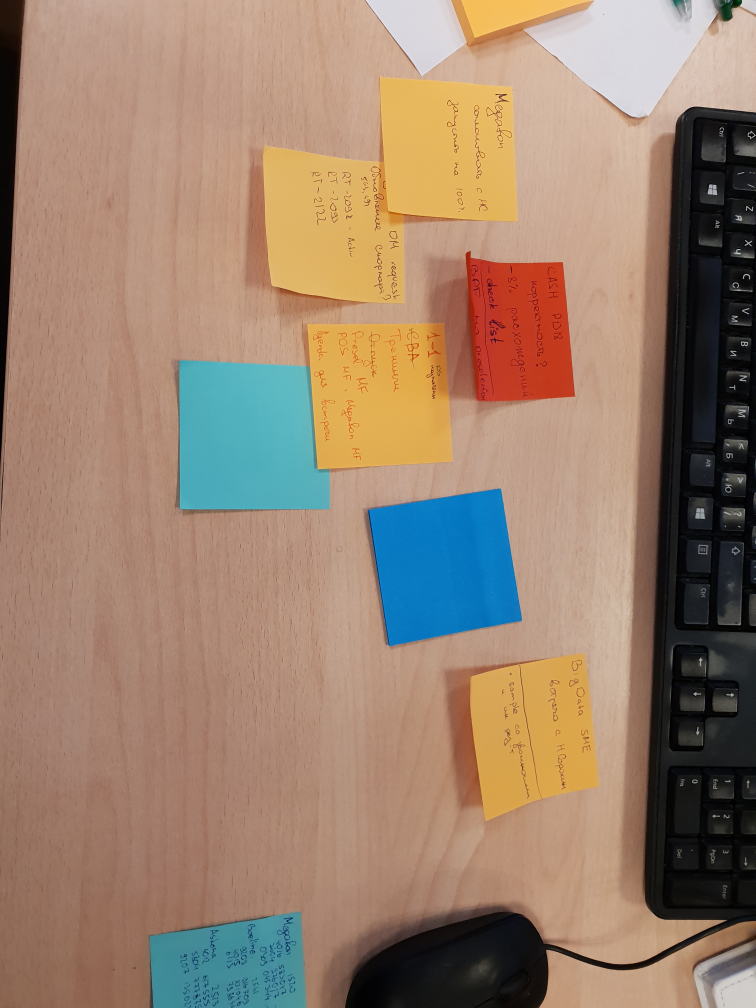
#> input picture test01/sample.jpg, 3024 x 4032 px (shown at 1/4 size)
$ jupyter execute --allow-errors SubTest02.ipynb   (shell and % lines are left out)
#> lines starting #> are read from the running program, lines starting #| are printed output that depends on the picture
[cell 1]
import numpy as np
import matplotlib.pyplot as plt
import cv2
import json
import os, os.path
import pickle

[cell 2]
src = cv2.imread('sample.jpg')
#> src is the input picture: shape (4032, 3024, 3); mean B, G, R 110.1, 130, 154.9
src = cv2.cvtColor(src, cv2.COLOR_BGR2RGB)
src = cv2.resize(src, dsize=(480, 640))
#> src: shape (640, 480, 3)

[cell 3]
plt.imshow(src)
plt.show()

[cell 4]
def calc_sum2x2(mat, stride=1):
#> called with stride = 2
    return mat[1::stride,1::stride]+mat[1::stride,:-1:stride]+mat[:-1:stride,1::stride]+mat[:-1:stride,:-1:stride]
#> call 4 of calc_sum2x2, with stride = 2
#> in calc_sum2x2 (call 4), `return mat[1::stride,1::stride]+mat[1::stride,:-1:stride]+mat[:-1:stri..`:
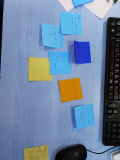
#> returned value: shape (160, 120, 3) float64; mean of channels 0, 1, 2 9.71, 8.15, 6.9; drawn with min black and max white
#> in calc_sum2x2 (call 6), `return mat[1::stride,1::stride]+mat[1::stride,:-1:stride]+mat[:-1:stri..`:
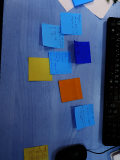
#> returned value: shape (160, 120, 3) float64; mean of channels 0, 1, 2 6.98, 4.79, 3.54; drawn with min black and max white

def calc_dists2x2(mat, stride=1):
#> called with stride = 1
    d12v = mat[:-1:stride, :-1:stride] - mat[:-1:stride, 1::stride]
    d12d = np.sqrt(np.sum(d12v * d12v, axis=(2)))

    d13v = mat[:-1:stride, :-1:stride] - mat[1::stride, :-1:stride]
    d13d = np.sqrt(np.sum(d13v * d13v, axis=(2)))

    d14v = mat[:-1:stride, :-1:stride] - mat[1::stride, 1::stride]
    d14d = np.sqrt(np.sum(d14v * d14v, axis=(2)))

    d23v = mat[:-1:stride, 1::stride] - mat[1::stride, :-1:stride]
    d23d = np.sqrt(np.sum(d13v * d13v, axis=(2)))

    d24v = mat[:-1:stride, 1::stride] - mat[1::stride, 1::stride]
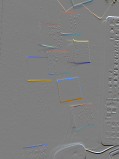
#> d24v: shape (159, 119, 3) float64; mean of channels 0, 1, 2 0.00226, 0.00174, 0.00135; drawn with min black and max white
    d24d = np.sqrt(np.sum(d14v * d14v, axis=(2)))

    d34v = mat[1::stride, :-1:stride] - mat[1::stride, 1::stride]
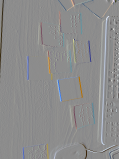
#> d34v: shape (159, 119, 3) float64; mean of channels 0, 1, 2 0.00132, 0.000647, 0.000333; drawn with min black and max white
    d34d = np.sqrt(np.sum(d14v * d14v, axis=(2)))
    return d12d, d13d, d14d, d23d, d24d, d34d

def calc_feature2x2_dp(d12, d13, d14, d23, d24, d34):
    dp1 = np.min([d12, d13, d14], axis=0)
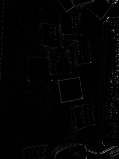
#> dp1: shape (159, 119) float64; min 0, max 0.719, mean 0.0138
    dp2 = np.min([d12, d23, d24], axis=0)
    dp3 = np.min([d23, d13, d34], axis=0)
    dp4 = np.min([d24, d34, d14], axis=0)
    res = [dp1, dp2, dp3, dp4]

    return np.concatenate([x.reshape(*x.shape, 1) for x in res], axis=2)
#> returned value: shape (159, 119, 4) float64

def calc_feature2x2_dn(d12, d13, d14, d23, d24, d34):
    dn1 = np.max([d24, d34], axis=0)
    dn2 = np.max([d13, d34], axis=0)
    dn3 = np.max([d12, d24], axis=0)
    dn4 = np.max([d12, d13], axis=0)
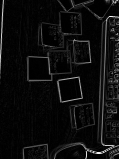
#> dn4: shape (159, 119) float64; min 0.000347, max 1.08, mean 0.0592; drawn with min black and max white
    res = [dn1, dn2, dn3, dn4]

    return np.concatenate([x.reshape(*x.shape, 1) for x in res], axis=2)

def calc_feature2x2(avgs, stds, stride=1):
    d12, d13, d14, d23, d24, d34 = calc_dists2x2(avgs, stride)

    dps = calc_feature2x2_dp(d12, d13, d14, d23, d24, d34)
    dns = calc_feature2x2_dn(d12, d13, d14, d23, d24, d34)
    ds = calc_sum2x2(stds, stride)
#> in calc_sum2x2 (call 7), `return mat[1::stride,1::stride]+mat[1::stride,:-1:stride]+mat[:-1:stri..`:
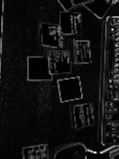
#> returned value: shape (159, 119) float64; min 0.0119, max 1.88, mean 0.144; drawn with min black and max white

    return dps, dns, ds#dp / (dn + ds), dp, dn, ds

[cell 5]
# Calculate 2x2 blocks with sum(x) and sum(x^2)

src_f = src.astype(float)/255.0
src1_1ord = calc_sum2x2(src_f, stride=2)
src1_2ord = calc_sum2x2(np.power(src_f, 2.0), stride=2)
src1_vars = src1_2ord / 4 - np.power(src1_1ord / 4, 2.0)
src1_stds = np.sqrt(np.sum(src1_vars, axis=2))

[cell 6]
# Calculate 4x4 blocks with sum(x) and sum(x^2)

src_f = src.astype(float)/255.0
src2_1ord = calc_sum2x2(calc_sum2x2(src_f, stride=2), stride=2)
src2_2ord = calc_sum2x2(calc_sum2x2(np.power(src_f, 2.0), stride=2), stride=2)
src2_vars = src2_2ord / 16 - np.power(src2_1ord / 16, 2.0)
src2_stds = np.sqrt(np.sum(src2_vars, axis=2))

[cell 7]
res_dp, res_dn, res_std = calc_feature2x2(src2_1ord/16, src2_stds)

res_feat = [res_dp[:,:,i] / (res_dn[:,:,i] + res_std) for i in range(res_dp.shape[2])]
#> res_feat = 4 items

[cell 8]
def filter_by_distance(selected_pos, min_distance):
    tmp = [x for x in selected_pos[1:]]
    res = [selected_pos[0]]
    min_distance2 = min_distance * min_distance
    while len(tmp) > 0:
        tmp = [x for x in tmp if np.min([np.dot(x-y,x-y) for y in res]) >= min_distance2]
        if len(tmp) <= 0:
            break
        res.append(tmp[0])
        tmp = tmp[1:]
    return res

def convert_to_pos_list(feature, min_feature):
#> called with min_feature = -inf
    flat_feature = feature.reshape(-1)
#> flat_feature = 18921 values, max 0.615 at index 14850, min 0 at index 301, mean 0.0703
    lst = list(reversed(np.argsort(flat_feature)))
#> lst = 18921 values, max 18920 at index 5109, min 0 at index 5212, mean 9460
    res = [(x, x // feature.shape[1], x % feature.shape[1], flat_feature[x]) for x in lst]
#> res = 18921 items, first 6: (14850, 124, 94, 0.615), (13444, 112, 116, 0.598), (9989, 83, 112, 0.595), (13439, 112, 111, 0.517), (11657, 97, 114, 0.517), (13563, 113, 116, 0.511)
    return [np.array([x[1], x[2]], dtype=np.int64) for x in res if x[3] >= min_feature]

def select_top_k_distinct(feature, top_k=100, min_feature=-np.inf, min_distance=5):
    flat_pos = convert_to_pos_list(feature, min_feature)
#> flat_pos = 18921 pairs, first value 0 to 158, second value 0 to 118
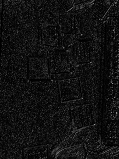
#> feature: shape (159, 119) float64; min 0, max 0.615, mean 0.0703
    offset = 0
    res = filter_by_distance(flat_pos[offset:(offset+top_k)], min_distance)
#> in filter_by_distance, `tmp = [x for x in selected_pos[1:]]`: tmp = [[112, 116], [83, 112], [112, 111], [97, 114], [113, 116], [98, 82], [137, 110], [62, 90], [30, 113], [34, 81], [3, 93], [152, 58], [8, 71], [47, 63], [3, 115], [151, 59], [153, 57], [137, 115], [19, 99]]
#> in filter_by_distance, `res = [selected_pos[0]]`: res = [[124, 94]]
#> the loop in filter_by_distance, `while len(tmp) > 0:` made 16 passes
#> tmp on passes 12 to 16: [[47, 63], [3, 115], [137, 115], [19, 99]], [[3, 115], [137, 115], [19, 99]], [[137, 115], [19, 99]], [[19, 99]], [[19, 99]]
#> after the loop in filter_by_distance, `while len(tmp) > 0:`: res = [[124, 94], [112, 116], [83, 112], [112, 111], [97, 114], [98, 82], [137, 110], [62, 90], [30, 113], [34, 81], [3, 93], [152, 58], [8, 71], [47, 63], [3, 115], [137, 115], [19, 99]]; tmp = []
    while len(res) < top_k:
        offset += top_k
        if offset >= len(flat_pos):
            break
        res = filter_by_distance(res + flat_pos[offset:(offset+top_k)], min_distance)
#> this loop made 1 pass
#> (offset, res, min_distance2 in filter_by_distance) on pass 1: (20, [[124, 94]], 25)
#> after the loop, offset = 20; res = 27 pairs, first value 3 to 158, second value 55 to 118
    return [(i, j, feature[i, j]) for (i, j) in res]

[cell 9]
res_pos = [select_top_k_distinct(x, 20) for x in res_feat]
#> the loop in select_top_k_distinct (call 2), `while len(res) < top_k:` made 1 pass
#> call 3 of select_top_k_distinct, with top_k = 20, min_feature = -inf, min_distance = 5
#> in select_top_k_distinct (call 3), `flat_pos = convert_to_pos_list(feature, min_feature)`:
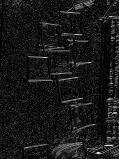
#> feature: shape (159, 119) float64; min 0, max 0.919, mean 0.0988
#> in select_top_k_distinct (call 3), `res = filter_by_distance(flat_pos[offset:(offset+top_k)], min_distance)`: res = [[145, 110], [152, 98], [16, 110], [145, 105], [62, 89], [57, 45], [112, 114], [34, 76]]
#> the loop in select_top_k_distinct (call 3), `while len(res) < top_k:` made 2 passes
#> (offset, res, min_distance2 in filter_by_distance) on passes 1 to 2: (20, [[145, 110]], 25), (40, [[145, 110]], 25)
#> after the loop in select_top_k_distinct (call 3), `while len(res) < top_k:`: offset = 40; res = 27 pairs, first value 12 to 152, second value 45 to 114
#> call 4 of select_top_k_distinct, with top_k = 20, min_feature = -inf, min_distance = 5
#> in select_top_k_distinct (call 4), `flat_pos = convert_to_pos_list(feature, min_feature)`:
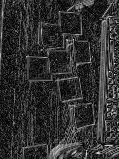
#> feature: shape (159, 119) float64; min 0, max 1.13, mean 0.217; drawn with min black and max white
#> in select_top_k_distinct (call 4), `res = filter_by_distance(flat_pos[offset:(offset+top_k)], min_distance)`: res = [[97, 113], [63, 114], [74, 114], [71, 109], [104, 107], [109, 107], [39, 73], [110, 112], [154, 86], [145, 108], [152, 74], [18, 109], [37, 110], [40, 67]]
#> the loop in select_top_k_distinct (call 4), `while len(res) < top_k:` made 1 pass
#> (offset, res, min_distance2 in filter_by_distance) on pass 1: (20, [[97, 113]], 25)
#> after the loop in select_top_k_distinct (call 4), `while len(res) < top_k:`: offset = 20
#> res_pos = 4 items

[cell 10]
def filter_angle(pos, pos_test, dir_test, d_angle):
    print('pos=',pos)
    print('pos_test=',pos_test)
    dir0 = np.array(pos) - np.array(pos_test)
    dir1 = dir0 / np.sqrt(np.dot(dir0, dir0))
    r_cos = np.dot(dir_test, dir1)
    r_angle = np.arccos(r_cos)
    return r_angle <= d_angle

def quality_dist(pos, pos_test):
    print('pos=',pos)
    print('pos_test=',pos_test)
    dir0 = np.array(pos) - np.array(pos_test)
    return np.dot(dir0, dir0)

def select_top_k_pos(pos_lst, filter_fun, quality_fun, top_k):
    res0 =[(x, quality_fun(x)) for x in pos_lst if filter_fun(x)]
    if len(res0) <= 0:
        return []
    res1 = sorted(res0, key = lambda x: x[1])[:top_k]
    return res1

def select_best_guess(pos_lst, top_k=3, d_angle=np.pi/4*1.10):
#> called with top_k = 1, d_angle = 0.864
    res = []
    for x1 in pos_lst[0]:
        filter_fun1 = lambda z: filter_angle(z[:2], x1[:2], (1, 0), d_angle)
        quality_dist1 = lambda z: quality_dist(z[:2], x1[:2])
        best_p2 = select_top_k_pos(pos_lst[1], filter_fun1, quality_dist1, top_k)
        for x2 in best_p2:
            filter_fun2 = lambda z: filter_angle(z[:2], x1[:2], (0, 1), d_angle) & filter_angle(z[:2], x2[:2], (-0.7071, 0.7071), d_angle)
            quality_dist2 = lambda z: quality_dist(z[:2], x1[:2]) + quality_dist(z[:2], x2[:2])
            print('x2=', x2)
            best_p3 = select_top_k_pos(pos_lst[2], filter_fun2, quality_dist2, top_k)
            for x3 in best_p3:
                filter_fun3 = lambda z: filter_angle(z[:2], x1[:2], (0.7071, 0.7071), d_angle) & filter_angle(z[:2], x2[:2], (0, 1), d_angle) & filter_angle(z[:2], x3[:2], (1, 0), d_angle)
                quality_dist2 = lambda z: quality_dist(z[:2], x1[:2]) + quality_dist(z[:2], x2[:2]) + quality_dist(z[:2], x3[:2])
                best_p4 = select_top_k_pos(pos_lst[2], filter_fun3, quality_dist3, top_k)
                for x4 in best_p4:
                    res.append([x1,x2,x3,x4])
#> this loop made 1 pass
#> (x1, best_p2) on pass 1: ((124, 94, 0.615), [((147, 97, 0.373), 538)])
#> (printed output is left out)
#> after the loop, res = []
    return res

#> (a cell that did not finish here is left out)

#> (a cell that did not finish here is left out)

[cell 13]
res_pos[2]
#> Out = 27 items, first 6: (145, 110, 0.919), (152, 98, 0.911), (16, 110, 0.853), (145, 105, 0.836), (62, 89, 0.81), (57, 45, 0.805)
